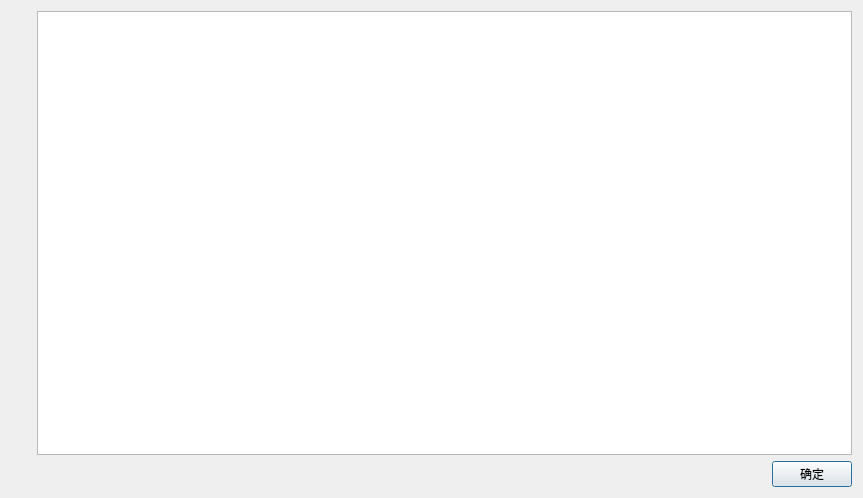
<?xml version="1.0" encoding="UTF-8"?>
<ui version="4.0">
 <class>about_this_program</class>
 <widget class="QDialog" name="about_this_program">
  <property name="geometry">
   <rect>
    <x>0</x>
    <y>0</y>
    <width>863</width>
    <height>498</height>
   </rect>
  </property>
  <property name="windowTitle">
   <string>关于 Wine 运行器</string>
  </property>
  <property name="windowIcon">
   <iconset resource="Resources.qrc">
    <normaloff>:/Icon/deepin-wine-runner.svg</normaloff>:/Icon/deepin-wine-runner.svg</iconset>
  </property>
  <layout class="QGridLayout" name="gridLayout">
   <item row="0" column="1">
    <widget class="QTextBrowser" name="aboutInfo"/>
   </item>
   <item row="1" column="1">
    <layout class="QHBoxLayout" name="horizontalLayout">
     <item>
      <spacer name="horizontalSpacer">
       <property name="orientation">
        <enum>Qt::Horizontal</enum>
       </property>
       <property name="sizeHint" stdset="0">
        <size>
         <width>40</width>
         <height>20</height>
        </size>
       </property>
      </spacer>
     </item>
     <item>
      <widget class="QPushButton" name="ok">
       <property name="text">
        <string>确定</string>
       </property>
      </widget>
     </item>
    </layout>
   </item>
   <item row="0" column="0">
    <layout class="QVBoxLayout" name="verticalLayout">
     <item>
      <widget class="QLabel" name="iconShow">
       <property name="text">
        <string>&lt;a&gt;&lt;img src=&quot;:/Icon/deepin-wine-runner.svg&quot; width=256 &gt;&lt;/a&gt;</string>
       </property>
      </widget>
     </item>
     <item>
      <spacer name="verticalSpacer">
       <property name="orientation">
        <enum>Qt::Vertical</enum>
       </property>
       <property name="sizeHint" stdset="0">
        <size>
         <width>20</width>
         <height>40</height>
        </size>
       </property>
      </spacer>
     </item>
    </layout>
   </item>
  </layout>
 </widget>
 <resources>
  <include location="Resources.qrc"/>
 </resources>
 <connections/>
</ui>
